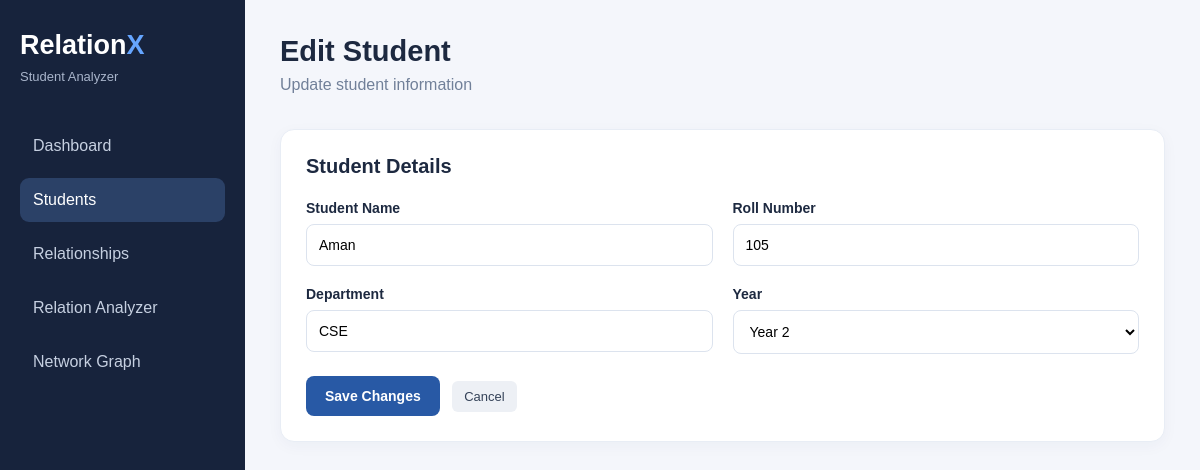
The app's page /edit-student/7 with its own data.
### tables this page shows
CREATE TABLE students (
            id INTEGER PRIMARY KEY AUTOINCREMENT,
            name TEXT NOT NULL,
            roll_no TEXT UNIQUE NOT NULL,
            department TEXT NOT NULL,
            year INTEGER NOT NULL
        );

### app.py (the view, shortened to what this page needs)
@app.route("/edit-student/<int:student_id>", methods=["GET", "POST"])
def edit_student(student_id):
    conn = get_connection()
    cursor = conn.cursor()
    cursor.execute(
        "SELECT * FROM students WHERE id = ?",
        (student_id,)
    )
    student = cursor.fetchone()
    if student is None:
        conn.close()
        flash("Student not found.", "error")
        return redirect(url_for("students"))
    conn.close()
    return render_template("edit_student.html", student=student)

### database.py (called while the page is built)
def get_connection():
    conn = sqlite3.connect(DATABASE)
    conn.row_factory = sqlite3.Row
    return conn

### templates/edit_student.html (shortened to what this page needs)
<!DOCTYPE html>
<html lang="en">
<head>
    <link rel="stylesheet"
          href="{{ url_for('static', filename='css/style.css') }}">
</head>
<body>
<div class="dashboard">
    <aside class="sidebar">
        <h2>Relation<span>X</span></h2>
        <p class="subtitle">Student Analyzer</p>
        <nav>
            <a href="/">Dashboard</a>
            <a href="/students" class="active">Students</a>
            <a href="/relationships">Relationships</a>
            <a href="/analyzer">Relation Analyzer</a>
            <a href="/network">Network Graph</a>
        </nav>
    </aside>
    <main class="main-content">
        <header>
            <div>
                <h1>Edit Student</h1>
                <p>Update student information</p>
            </div>
        </header>
        <section class="form-card">
            <h2>Student Details</h2>
            <form method="POST">
                <div class="form-grid">
                    <div class="field">
                        <label>Student Name</label>
                        <input type="text" name="name"
                               value="{{ student.name }}" required>
                    </div>
                    <div class="field">
                        <label>Roll Number</label>
                        <input type="text" name="roll_no"
                               value="{{ student.roll_no }}" required>
                    </div>
                    <div class="field">
                        <label>Department</label>
                        <input type="text" name="department"
                               value="{{ student.department }}" required>
                    </div>
                    <div class="field">
                        <label>Year</label>
                        <select name="year" required>
                            {% for y in range(1, 7) %}
                                <option value="{{ y }}"
                                    {% if student.year == y %}selected{% endif %}>
                                    Year {{ y }}
                                </option>
                            {% endfor %}
                        </select>
                    </div>
                </div>
                <button type="submit" class="primary-btn">
                    Save Changes
                </button>
                <a href="/students" class="cancel-btn">Cancel</a>
            </form>
        </section>
    </main>
</div>
</body>
</html>

### static/css/style.css (style rules this page uses)
* { margin: 0; padding: 0; box-sizing: border-box; }
body { font-family: Arial, sans-serif; background: #f4f6fb; color: #1d2940; }
.dashboard { display: flex; min-height: 100vh; }
.sidebar { width: 245px; background: #17233c; color: white; padding: 30px 20px; flex-shrink: 0; }
.sidebar h2 { font-size: 27px; }
.sidebar h2 span { color: #65a5ff; }
.subtitle { color: #a9b5cb; font-size: 13px; margin: 8px 0 40px; }
.sidebar nav { display: flex; flex-direction: column; gap: 10px; }
.sidebar nav a { color: #c6d0e1; text-decoration: none; padding: 13px; border-radius: 9px; transition: 0.2s; }
.sidebar nav a:hover, .sidebar nav a.active { background: #2b4167; color: white; }
.main-content { flex: 1; padding: 35px; min-width: 0; }
header { display: flex; justify-content: space-between; align-items: center; gap: 15px; margin-bottom: 35px; }
header h1 { font-size: 29px; margin-bottom: 8px; }
header p { color: #718099; }
.primary-btn { display: inline-block; background: white; color: #234b87; text-decoration: none; font-weight: bold; padding: 12px 19px; border-radius: 8px; border: none; cursor: pointer; font-size: 14px; }
.form-card, .table-card { background: white; border: 1px solid #e8edf5; border-radius: 14px; padding: 25px; margin-bottom: 25px; box-shadow: 0 4px 15px rgba(30, 50, 90, 0.04); }
.form-card h2, .table-heading h2 { margin-bottom: 22px; font-size: 20px; }
.form-grid { display: grid; grid-template-columns: repeat(2, minmax(0, 1fr)); gap: 20px; margin-bottom: 22px; }
.field { display: flex; flex-direction: column; gap: 8px; }
.field label { font-weight: 600; font-size: 14px; }
.field input, .field select { width: 100%; padding: 12px; border: 1px solid #dce3ee; border-radius: 8px; outline: none; font-size: 14px; background: white; }
.form-card .primary-btn { background: #2859a5; color: white; }
.edit-btn, .delete-btn, .cancel-btn { padding: 8px 12px; border-radius: 6px; font-size: 13px; text-decoration: none; border: none; cursor: pointer; display: inline-block; }
.cancel-btn { background: #edf0f5; color: #344258; margin-left: 8px; }

### records on screen
students: name "Aman", roll_no "105", department "CSE", year "Year 2"
